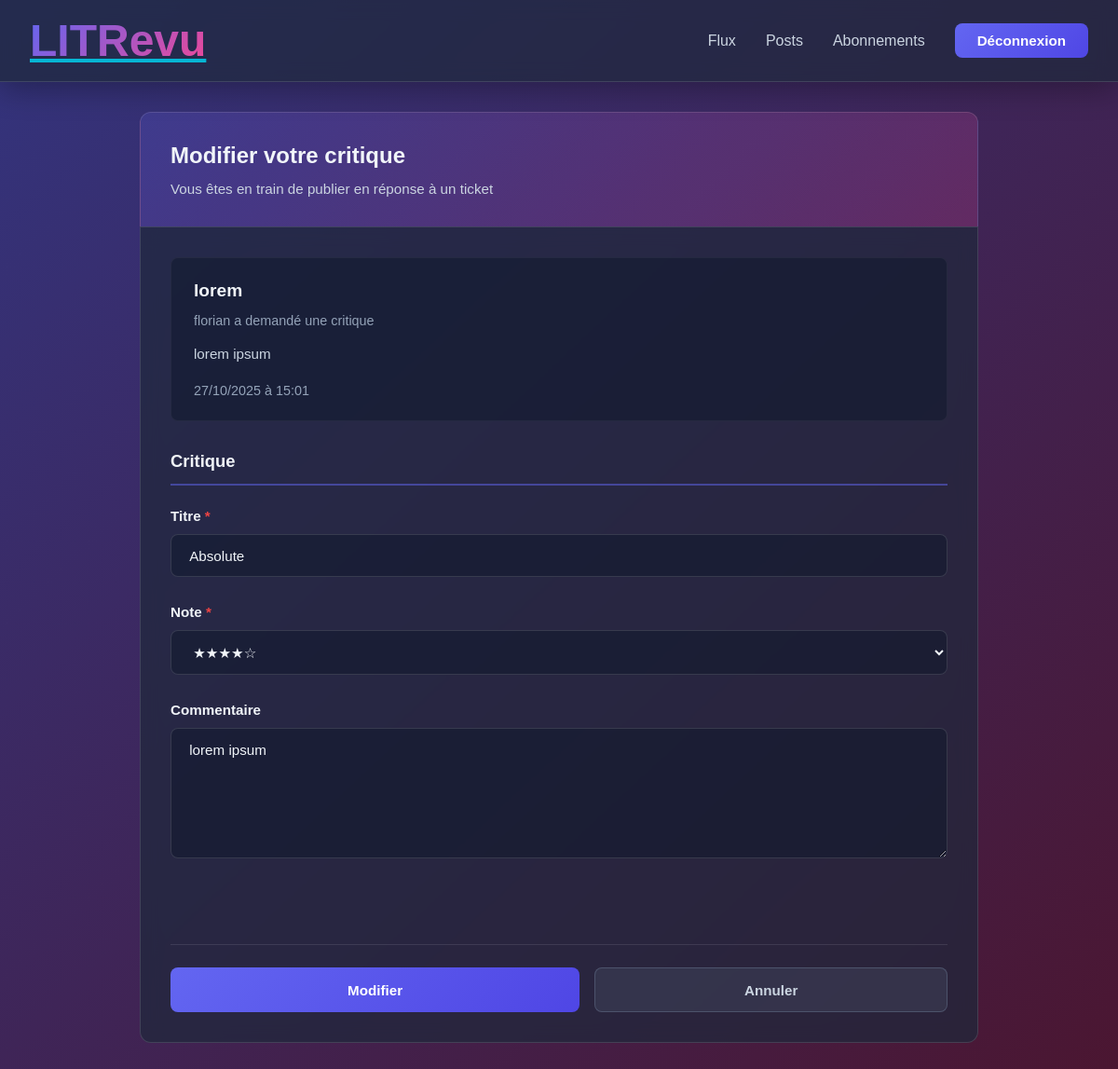
Before: /reviews/review/17/modify/ (signed in) with the older database file.
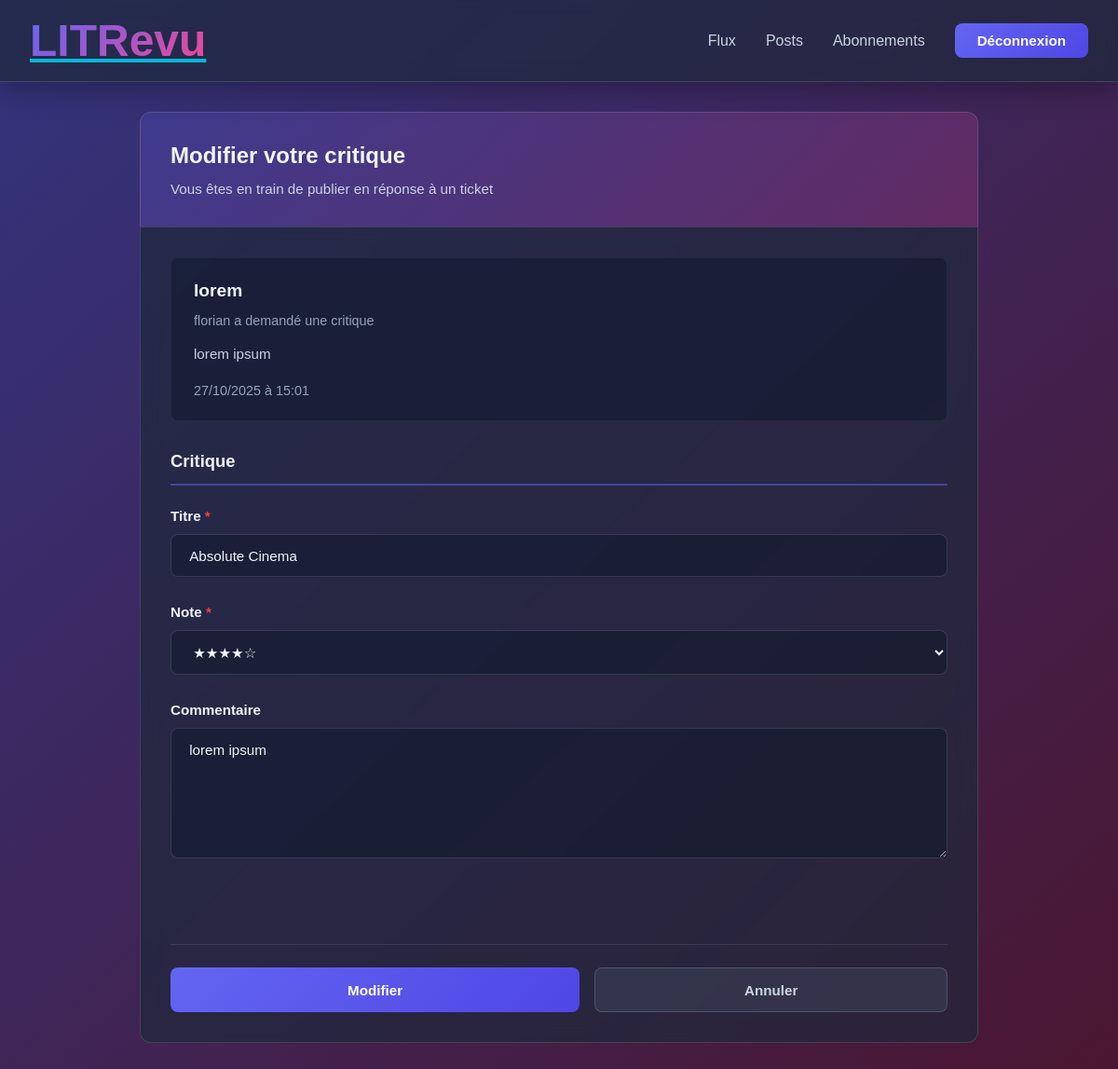
After: the same page with the newer database file.
### reviews/models.py (models this page shows, shortened)
class Review(models.Model):
    ticket = models.ForeignKey(Ticket, on_delete=models.CASCADE)
    rating = models.PositiveSmallIntegerField(
        validators=[MinValueValidator(0),
                    MaxValueValidator(5)]
    )
    user = models.ForeignKey(
        settings.AUTH_USER_MODEL,
        on_delete=models.CASCADE
    )
    headline = models.CharField(max_length=128)
    body = models.TextField(max_length=8192, blank=True)
    time_created = models.DateTimeField(auto_now_add=True)

### reviews/views.py (the view, shortened to what this page needs)
# urls.py: path("review/<int:pk>/modify/", ReviewUpdateView.as_view(),
class ReviewUpdateView(UserTestCustom, UpdateView):
    template_name = 'reviews/review_form.html'
    success_url = reverse_lazy('reviews:posts')
    model = Review
    form_class = ReviewForm
    def get_context_data(self, **kwargs):
        context = super().get_context_data(**kwargs)
        context['ticket'] = self.object.ticket
        return context

### reviews/forms.py
class ReviewForm(forms.ModelForm):
    class Meta:
        model = Review
        fields = ['headline', 'rating', 'body']
        widgets = {
            'headline': forms.TextInput(attrs={
                'placeholder': 'Titre de votre critique'
            }),
            'rating': forms.Select(
                choices=[(i, '★' * i + '☆' * (5 - i)) for i in range(6)],
                attrs={'class': 'form-control'}
            ),
            'body': forms.Textarea(attrs={
                'rows': 4,
                'placeholder': 'Votre critique'
            })
        }
        labels = {
            'headline': 'Titre',
            'rating': 'Note',
            'body': 'Commentaire'
        }

### reviews/views.py (called while the page is built)
    def test_func(self):
        element = self.get_object()
        return element.user == self.request.user

### reviews/templates/reviews/review_form.html (shortened to what this page needs)
{% extends 'base.html' %}
{% load static %}
{% block extra_css %}
    <link rel="stylesheet" href="{% static 'reviews/css/review.css' %}">
{% endblock %}
{% block content %}
    <div class="content">
        <div class="card-header">
            <h3>
                {% if object %}Modifier votre critique{% else %}Créer une critique{% endif %}
            </h3>
            <small>
                {% if object %}
                    Vous êtes en train de publier en réponse à un ticket
                {% else %}
                    Critique libre
                {% endif %}
            </small>
        </div>
        <div class="card-body">
            {% if ticket %}
                <div>
                    <h6>{{ ticket.title }}</h6>
                    <small>{{ ticket.user.username }} a demandé une critique</small>
                    {% if ticket.description %}
                        <p>{{ ticket.description }}</p>
                    {% endif %}
                    <div>{{ ticket.time_created|date:"d/m/Y à H:i" }}</div>
                </div>
            {% endif %}
            <form method="post" enctype="multipart/form-data">
                <div class="form-section">
                    <h5>Critique</h5>
                    <div class="form-group">
                        <label for="{{ form.headline.id_for_label }}">Titre <span>*</span></label>
                        {{ form.headline }}
                    </div>
                    <div class="form-group">
                        <label for="{{ form.rating.id_for_label }}">Note <span>*</span></label>
                        {{ form.rating }}
                    </div>
                    <div class="form-group">
                        <label for="{{ form.body.id_for_label }}">Commentaire</label>
                        {{ form.body }}
                    </div>
                </div>
                <div>
                    <button type="submit">
                        {% if object %}Modifier{% else %}Publier{% endif %}
                    </button>
                    <a href="{% if object %}{% url 'reviews:posts' %}{% else %}{% url 'reviews:feed' %}{% endif %}">Annuler</a>
                </div>
            </form>
        </div>
    </div>
{% endblock %}

Changed rows visible on the page:
changed Review "lorem ipsum": headline "Absolute" → "Absolute Cinema"
